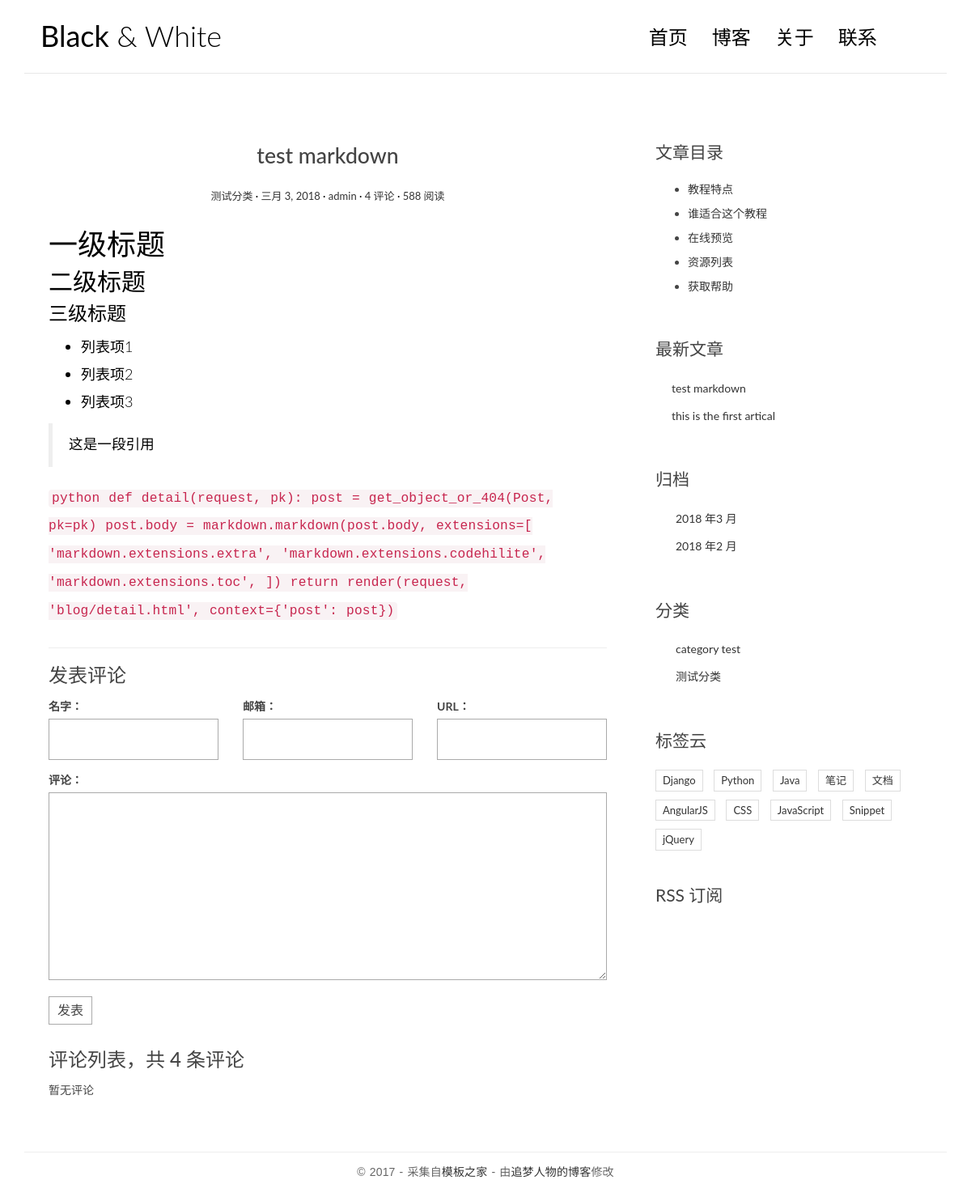
/post/3/, run on an earlier commit of the app's database.
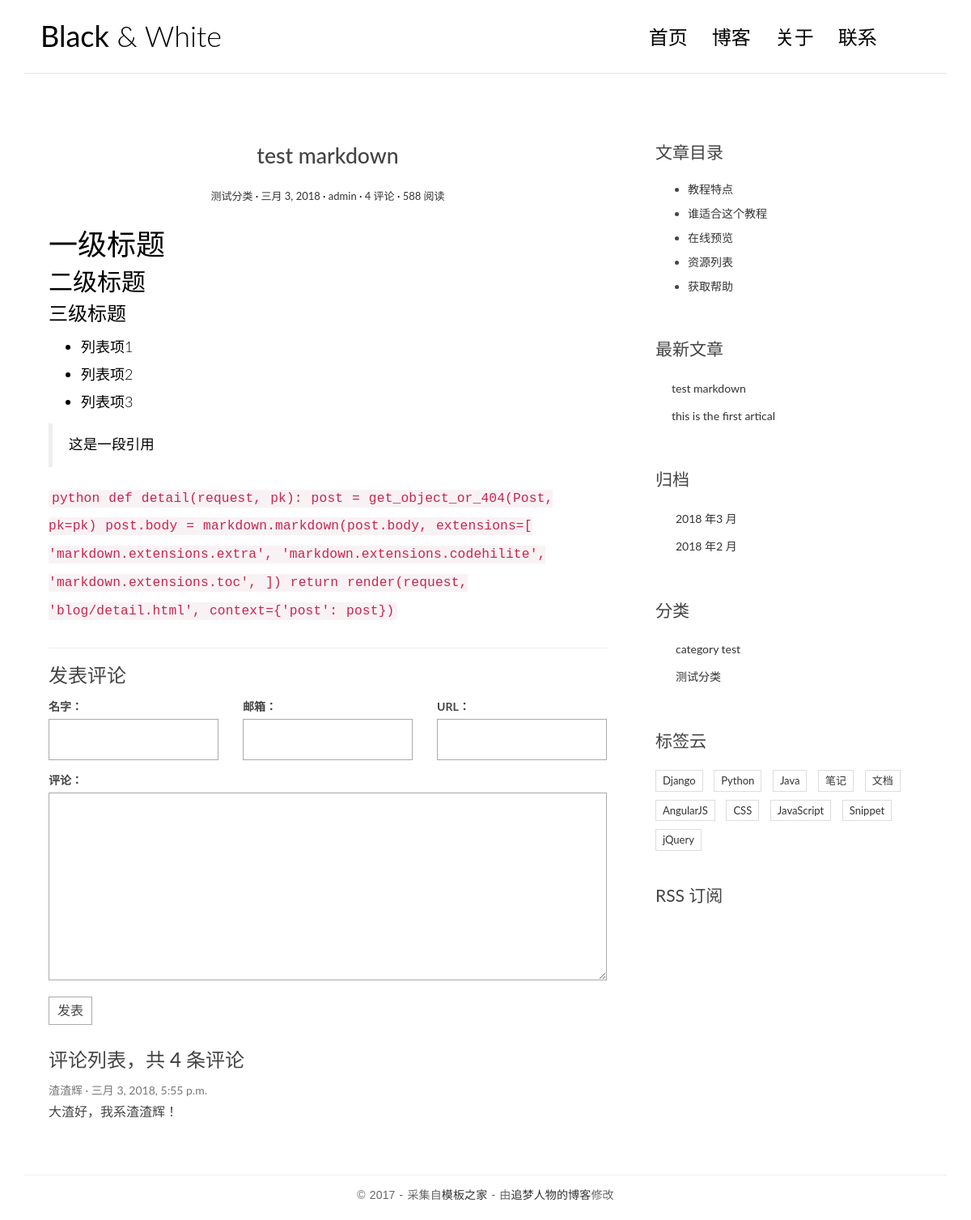
And on a later commit of the database.
### blog/models.py (models this page shows, shortened)
class Post(models.Model):
    title = models.CharField(max_length=70)
    body = models.TextField()
    created_time = models.DateField()
    modified_time = models.DateField()
    excerpt = models.CharField(max_length=200, blank=True)
    category = models.ForeignKey(Category, on_delete=models.CASCADE) # 加上on_delete 的原因：https://www.cnblogs.com/linxiyue/p/3667418.html
    tags = models.ManyToManyField(Tag, blank=True)
    author = models.ForeignKey(User, on_delete=models.CASCADE)
    objects = models.Manager()
    def get_absolute_url(self):
        return reverse('blog:detail', kwargs={'pk': self.pk})

class Category(models.Model):
    name = models.CharField(max_length=100)

### comments/models.py (models this page shows, shortened)
@python_2_unicode_compatible
class Comment(models.Model):
    name = models.CharField(max_length=100)
    email = models.EmailField(max_length=255)
    url = models.URLField(blank=True)
    text = models.TextField()
    created_time = models.DateTimeField(auto_now_add=True)
    post = models.ForeignKey('blog.Post', on_delete=models.CASCADE)

### blog/views.py (the view)
# urls.py: url(r'^post/(?P<pk>[0-9]+)/$', views.detail, name='detail'),
def detail(request, pk):
    post = get_object_or_404(Post, pk=pk)
    post.body = markdown.markdown(post.body,
                                  extensions=[
                                      'markdown.extensions.extra',
                                      'markdown.extensions.codehilite',
                                      'markdown.extensions.toc',
                                  ])
    form = CommentForm()
    comment_list = post.comment_set.all()
    context = {
        'post': post,
        'form': form,
        'comment_list': comment_list
    }
    return render(request, 'blog/detail.html', context=context)

### comments/forms.py
class CommentForm(forms.ModelForm):
    class Meta:
        model = Comment
        fields = ['name', 'email', 'url', 'text']

### blog/templatetags/blog_tags.py (called while the page is built)
@register.simple_tag
def get_recent_posts(num=5):
    return Post.objects.all().order_by("-created_time")[:num]

@register.simple_tag
def archives():
    return Post.objects.dates('created_time', 'month', order='DESC')

@register.simple_tag
def get_categories():
    return Category.objects.all()

### templates/blog/detail.html (shortened to what this page needs)
{% extends 'base.html' %}
{% block main %}
    <article class="post post-{{ post.pk }}">
        <header class="entry-header">
            <h1 class="entry-title">{{ post.title }}</h1>
            <div class="entry-meta">
                <span class="post-category"><a href="#">{{ post.category.name }}</a></span>
                <span class="post-date"><a href="#"><time class="entry-date"
                                                          datetime="{{ post.created_time }}">{{ post.created_time }}</time></a></span>
                <span class="post-author"><a href="#">{{ post.author }}</a></span>
                <span class="comments-link"><a href="#">4 评论</a></span>
                <span class="views-count"><a href="#">588 阅读</a></span>
            </div>
        </header>
        <div class="entry-content clearfix">
            {{ post.body|safe }}
        </div>
    </article>
    <section class="comment-area" id="comment-area">
        <hr>
        <h3>发表评论</h3>
        <form action="{% url 'comments:post_comment' post.pk %}" method="post" class="comment-form">
            <div class="row">
                <div class="col-md-4">
                    <label for="{{ form.name.id_for_label }}">名字：</label>
                    {{ form.name }}
                </div>
                <div class="col-md-4">
                    <label for="{{ form.email.id_for_label }}">邮箱：</label>
                    {{ form.email }}
                </div>
                <div class="col-md-4">
                    <label for="{{ form.url.id_for_label }}">URL：</label>
                    {{ form.url }}
                </div>
                <div class="col-md-12">
                    <label for="{{ form.text.id_for_label }}">评论：</label>
                    {{ form.text }}
                    <button type="submit" class="comment-btn">发表</button>
                </div>
            </div>
        </form>
        <div class="comment-list-panel">
            <h3>评论列表，共 <span>4</span> 条评论</h3>
            <ul class="comment-list list-unstyled">
                {% for comment in comment_list %}
                <li class="comment-item">
                    <span class="nickname">{{ comment.name }}</span>
                    <time class="submit-date">{{ comment.created_time }}</time>
                    <div class="text">
                        {{ comment.text }}
                    </div>
                </li>
                {% empty %}
                暂无评论
                {% endfor %}
            </ul>
        </div>
    </section>
{% endblock main %}
{% block toc %}
    <div class="widget widget-content">
        <h3 class="widget-title">文章目录</h3>
        <ul>
            <li>
                <a href="#">教程特点</a>
            </li>
            <li>
                <a href="#">谁适合这个教程</a>
            </li>
            <li>
                <a href="#">在线预览</a>
            </li>
            <li>
                <a href="#">资源列表</a>
            </li>
            <li>
                <a href="#">获取帮助</a>
            </li>
        </ul>
    </div>
{% endblock toc %}

### templates/base.html (shortened to what the changed rows need)
{% load staticfiles %}
{% load blog_tags %}
<!DOCTYPE html>
<html>
<head>
    <link rel="stylesheet" href="http://code.ionicframework.com/ionicons/2.0.1/css/ionicons.min.css">
    <link rel="stylesheet" href="{% static 'blog/css/bootstrap.min.css' %}">
    <link rel="stylesheet" href="{% static 'blog/css/pace.css' %}">
    <link rel="stylesheet" href="{% static 'blog/css/custom.css' %}">
    <link rel="stylesheet" href="{% static 'blog/css/highlights/github.css' %}">
</head>
<body>
<div class="container">
    <header id="site-header">
        <div class="row">
            <div class="col-md-4 col-sm-5 col-xs-8">
                <div class="logo">
                    <h1><a href="index.html"><b>Black</b> &amp; White</a></h1>
                </div>
            </div>
        </div>
    </header>
</div>
<div class="content-body">
    <div class="container">
        <div class="row">
            <main class="col-md-8">
                {% block main %}
                {% endblock main %}
            </main>
            <aside class="col-md-4">
                <div class="widget widget-recent-posts">
                    {% get_recent_posts as recent_post_list %}
                    <ul>
                        {% for post in recent_post_list %}
                        <li>
                            <a href="{{ post.get_absolute_url }}">{{ post.title }}</a>
                        </li>
                        {% empty %}
                        暂无文章！
                        {% endfor %}
                    </ul>
                </div>
                <div class="widget widget-archives">
                    {% archives as date_list %}
                    <ul>
                        {% for date in date_list %}
                        <li>
                            <a href="{% url 'blog:archives' date.year date.month %}">{{ date.year }} 年{{ date.month }} 月</a>
                        </li>
                        {% endfor %}
                    </ul>
                </div>
                <div class="widget widget-category">
                    {% get_categories as category_list %}
                    <ul>
                        {% for category in category_list %}
                        <li>
                            <a href="{% url 'blog:category' category.pk %}">{{ category.name }}</a>
                        </li>
                        {% endfor %}
                    </ul>
                </div>
            </aside>
        </div>
    </div>
</div>
</body>
</html>

What changed in the data, as far as the page shows it:
added Comment: name "渣渣辉", created_time "三月 3, 2018, 5:55 p.m.", text "大渣好，我系渣渣辉！"
Also different on the page:
text no longer shown: "暂无评论"
